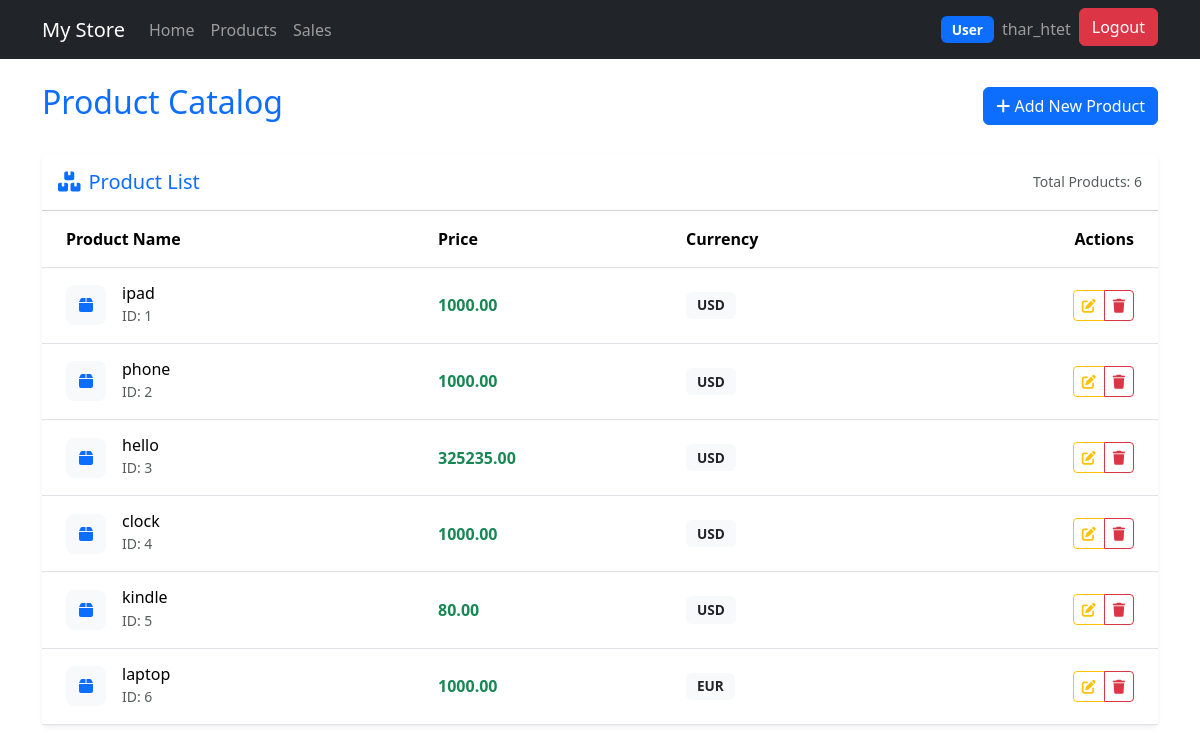
The app's page /products/ (signed in), older data.
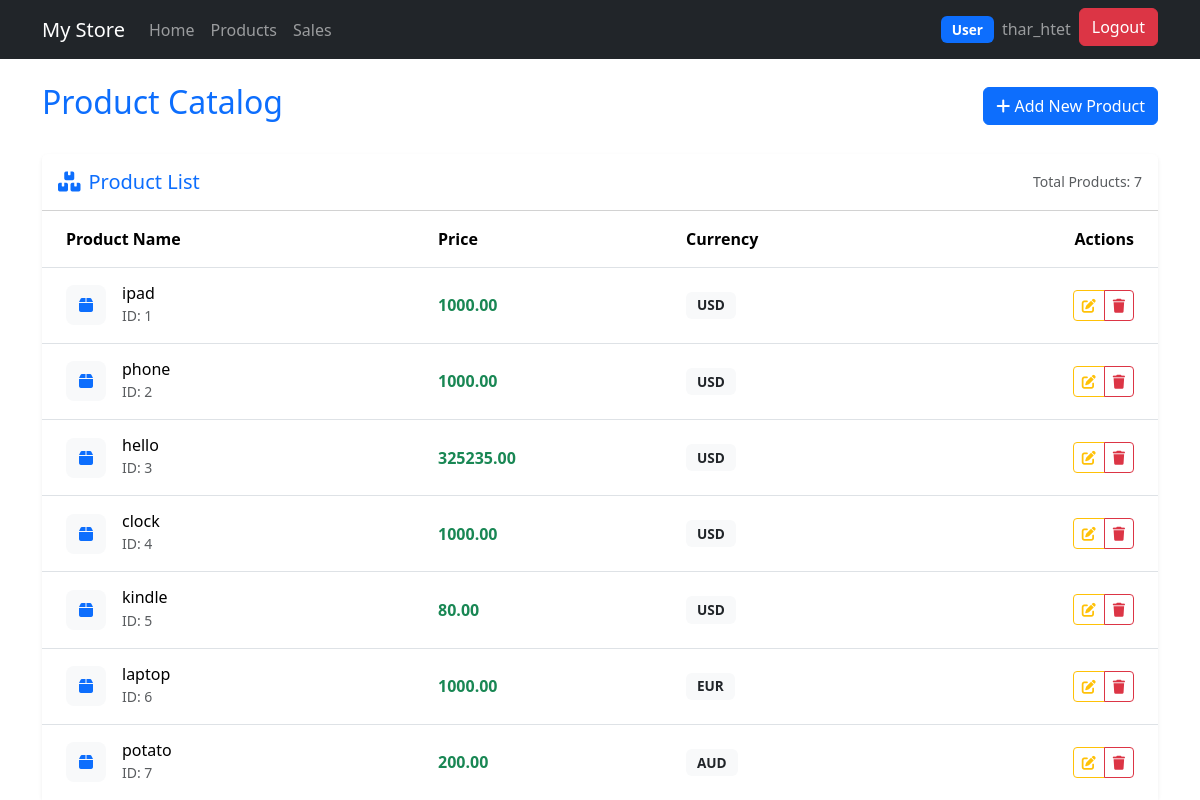
The same page, newer data.
### core/models.py (models this page shows, shortened)
class Product(models.Model):
    name = models.CharField(max_length=100)
    price = models.DecimalField(max_digits=10, decimal_places=2 , validators=[MinValueValidator(0.01)])
    currency = models.CharField(max_length=3, choices=CURRENCY_CHOICES, default='USD')

### core/views.py (the view)
# urls.py: path('products/', views.product_view, name='products'),
@permission_required('core.view_product', raise_exception=True)
def product_view(request):
    products = Product.objects.all()
    return render(request, 'core/products.html', {'products': products})

### core/templates/core/products.html (shortened to what this page needs)
{% extends 'core/main.html' %}
{% block content %}
<div class="container mt-4">
    <div class="d-flex justify-content-between align-items-center mb-4">
        <h1 class="h2 text-primary">Product Catalog</h1>
        <a href="{% url 'add_product' %}" class="btn btn-primary">
            <i class="fas fa-plus"></i> Add New Product
        </a>
    </div>
    <div class="card shadow-sm border-0">
        <div class="card-header bg-white py-3">
            <div class="d-flex justify-content-between align-items-center">
                <h5 class="card-title mb-0 text-primary">
                    <i class="fas fa-boxes me-2"></i>Product List
                </h5>
                <div class="text-muted small">
                    Total Products: {{ products|length }}
                </div>
            </div>
        </div>
        <div class="card-body p-0">
            <div class="table-responsive">
                <table class="table table-hover align-middle mb-0">
                    <thead class="bg-light">
                        <tr>
                            <th class="ps-4">Product Name</th>
                            <th>Price</th>
                            <th>Currency</th>
                            <th class="text-end pe-4">Actions</th>
                        </tr>
                    </thead>
                    <tbody>
                        {% for product in products %}
                        <tr>
                            <td class="ps-4">
                                <div class="d-flex align-items-center">
                                    <div class="product-icon me-3">
                                        <i class="fas fa-box text-primary"></i>
                                    </div>
                                    <div>
                                        <h6 class="mb-0">{{ product.name }}</h6>
                                        <small class="text-muted">ID: {{ product.id }}</small>
                                    </div>
                                </div>
                            </td>
                            <td>
                                <span class="fw-bold text-success">{{ product.price|floatformat:2 }}</span>
                            </td>
                            <td>
                                <span class="badge bg-light text-dark">{{ product.currency }}</span>
                            </td>
                            <td class="text-end pe-4">
                                <div class="btn-group">
                                    <a href="#" class="btn btn-sm btn-outline-warning" title="Edit">
                                        <i class="fas fa-edit"></i>
                                    </a>
                                    <a href="#" class="btn btn-sm btn-outline-danger" title="Delete"
                                       onclick="return confirm('Are you sure you want to delete this product?')">
                                        <i class="fas fa-trash"></i>
                                    </a>
                                </div>
                            </td>
                        </tr>
                        {% endfor %}
                    </tbody>
                </table>
            </div>
        </div>
    </div>
</div>
{% endblock %}

Row changes from the older to the newer data that the page shows:
added Product: name "potato", id "7", price "200.00", currency "AUD"
Text that changed along with them:
{{ products|length }}: "6" → "7"
